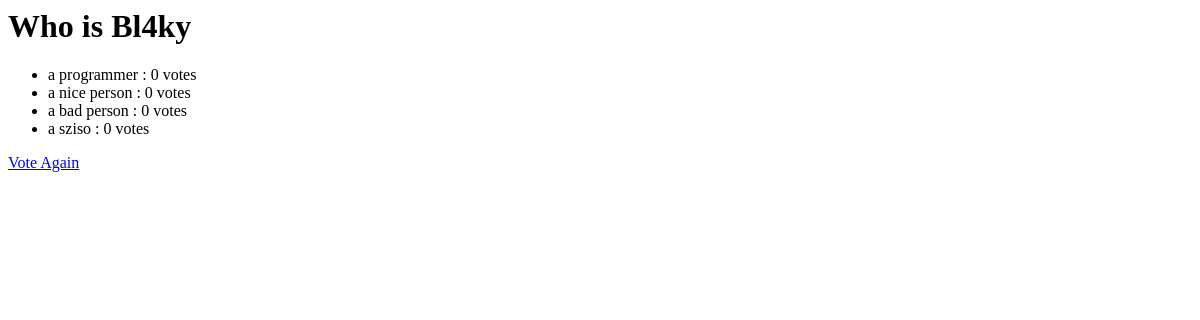
The app's page /polls/1/count, older data.
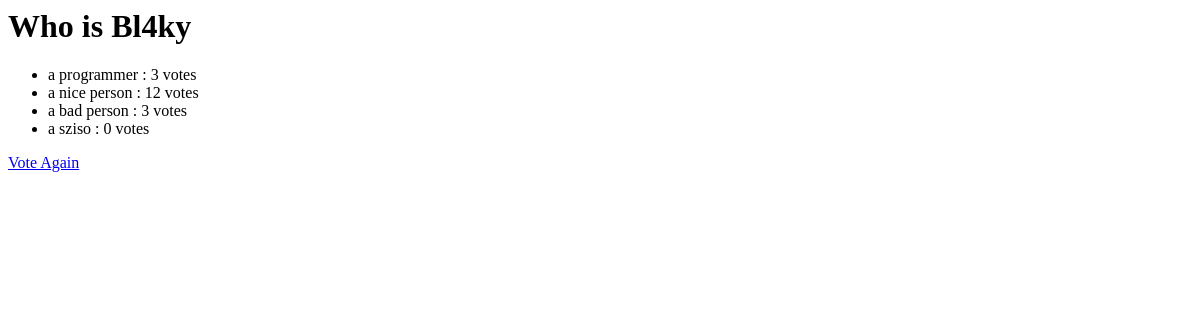
The same page, newer data.
### polls/models.py (models this page shows, shortened)
class Choice (models.Model):
    question_id = models.ForeignKey(Question, on_delete=models.CASCADE)
    choice_str = models.CharField(max_length=128)
    choice_votes = models.IntegerField(default=0)

### polls/views.py (the view)
# urls.py: path('<int:pk>/count', views.ResultsView.as_view(), name='q_count'),
class ResultsView (DetailView):
    template_name = 'polls/question_count.html'

### polls/views.py (called while the page is built)
    def get_queryset(self):
        return Question.objects.filter(publication_date__lte=timezone.now())

### polls/templates/polls/question_count.html
<h1>{{ question.question_str }}</h1>
<ul>
    {% for choice in question.choice_set.all %}
    <li>{{ choice.choice_str }} : {{ choice.choice_votes }} vote{{ choice.choice_votes|pluralize }}</li>
    {% endfor %}
</ul>
<a href="{% url 'polls:q_info' question.id %}">Vote Again</a>

Row changes from the older to the newer data that the page shows:
changed Choice "a programmer": choice_votes "0" → "3"
changed Choice "a nice person": choice_votes "0" → "12"
changed Choice "a bad person": choice_votes "0" → "3"
